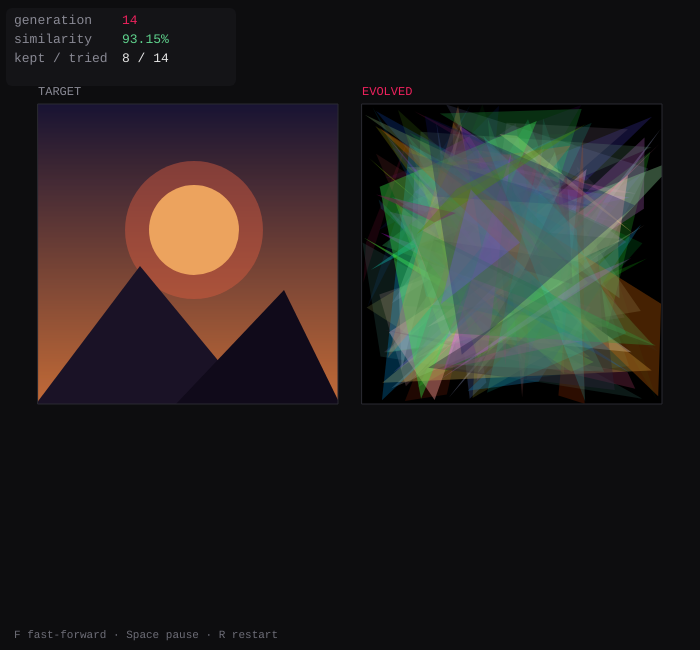
Frame 1 (no input)
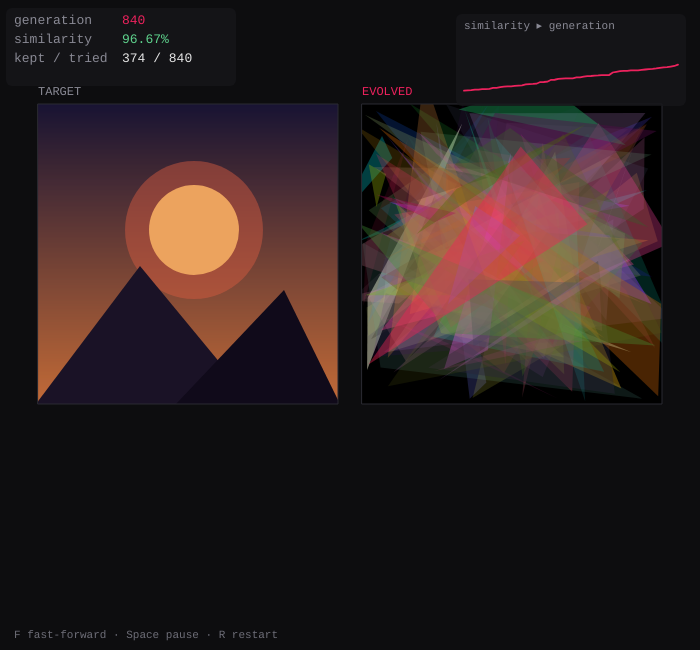
Frame 60 (no input)
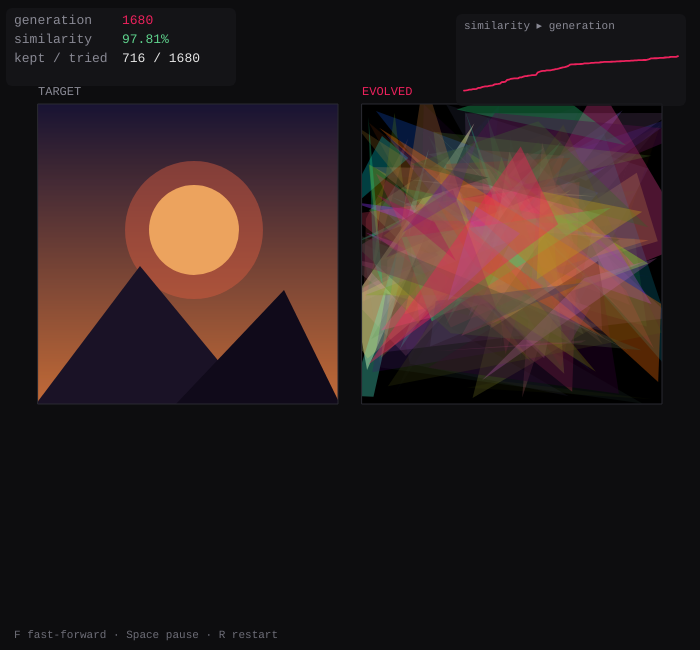
Frame 120 (the mouse pressed at the canvas centre since frame 60)

The p5.js sketch that drew these frames (run headless with seeded random() and noise() and a simulated clock; from frame 60 on, the mouse is pressed at the canvas centre):

// p5.js sketch
// ── sketch.js
/*
 * Image Evolution — evolving a picture out of translucent triangles.
 *
 * This is the classic "evolve the Mona Lisa" demo (Roger Alsing, 2008), here
 * approximating a built-in target image. It's a 1+1 evolution strategy — a
 * population of one. Each generation it copies the current best set of
 * triangles, randomly mutates ONE thing (a vertex, a colour, an opacity), and
 * renders it. If the new version is closer to the target it's kept; otherwise
 * it's thrown away. Keep only what helps, forever, and a recognizable image
 * slowly precipitates out of noise — learning by nothing but trial and error.
 *
 * Left: the target. Right: the best the evolver has found so far. The chart
 * tracks similarity climbing.
 *
 * Controls:  F = fast-forward   ·   Space = pause   ·   R = restart
 */

const N_TRIS = 110; // triangles in the genome
const CW = 100; // comparison resolution (small = fast pixel diff)
const CH = 100;
const DS = 300; // on-screen panel size
const TRIALS = 14; // mutation attempts per frame

let gScratch, gTarget, gBestDisp, gTargetDisp;
let targetPix;
let maxSse;

let best, bestSse;
let generation, accepted;
let history = [];
let stepsPerFrame = 1; // multiplies TRIALS
let paused = false;

let panelX1, panelX2, panelY;
const ACCENT = '#ed225d';

function setup() {
  const c = createCanvas(700, 650);
  c.parent(document.querySelector('main'));
  pixelDensity(1);

  gScratch = createGraphics(CW, CH);
  gTarget = createGraphics(CW, CH);
  gBestDisp = createGraphics(DS, DS);
  gTargetDisp = createGraphics(DS, DS);

  drawTarget(gTarget);
  drawTarget(gTargetDisp);
  gTarget.loadPixels();
  targetPix = gTarget.pixels;
  maxSse = CW * CH * 3 * 255 * 255;

  panelY = 104;
  panelX1 = (width - (DS * 2 + 24)) / 2;
  panelX2 = panelX1 + DS + 24;

  restart();
}

function restart() {
  best = [];
  for (let i = 0; i < N_TRIS; i++) best.push(randomTri());
  renderTo(gScratch, best);
  bestSse = fitness(gScratch);
  generation = 0;
  accepted = 0;
  history = [];
}

// The target image — a built-in sunset scene. Swap this function to evolve
// toward anything you can draw (or an image loaded into the buffer).
function drawTarget(g) {
  g.push();
  for (let y = 0; y < g.height; y++) {
    const t = y / g.height;
    const c = lerpColor(color(28, 22, 64), color(255, 138, 70), t);
    g.stroke(c);
    g.line(0, y, g.width, y);
  }
  g.noStroke();
  g.fill(255, 226, 120);
  g.circle(g.width * 0.52, g.height * 0.42, g.width * 0.3);
  g.fill(214, 92, 64, 120); // haze over the sun
  g.circle(g.width * 0.52, g.height * 0.42, g.width * 0.46);
  g.fill(26, 18, 38);
  g.triangle(-2, g.height, g.width * 0.34, g.height * 0.54, g.width * 0.72, g.height);
  g.fill(16, 10, 26);
  g.triangle(g.width * 0.46, g.height, g.width * 0.82, g.height * 0.62, g.width + 2, g.height);
  g.pop();
}

function randomTri() {
  return {
    x1: random(),
    y1: random(),
    x2: random(),
    y2: random(),
    x3: random(),
    y3: random(),
    r: random(255),
    g: random(255),
    b: random(255),
    a: random(20, 110),
  };
}

function mutate(src) {
  const genome = src.map((t) => ({ ...t }));
  const i = floor(random(genome.length));
  const t = genome[i];
  const roll = random();
  if (roll < 0.4) {
    // nudge one vertex
    const v = floor(random(3));
    const key = (random() < 0.5 ? 'x' : 'y') + (v + 1);
    t[key] = constrain(t[key] + randomGaussian() * 0.08, -0.1, 1.1);
  } else if (roll < 0.7) {
    // nudge one colour channel
    const ch = ['r', 'g', 'b'][floor(random(3))];
    t[ch] = constrain(t[ch] + randomGaussian() * 28, 0, 255);
  } else if (roll < 0.85) {
    // nudge opacity
    t.a = constrain(t.a + randomGaussian() * 18, 8, 150);
  } else {
    // replace the triangle entirely (lets it escape dead ends)
    genome[i] = randomTri();
  }
  return genome;
}

function renderTo(g, genome) {
  g.background(0);
  g.noStroke();
  for (const t of genome) {
    g.fill(t.r, t.g, t.b, t.a);
    g.triangle(
      t.x1 * g.width, t.y1 * g.height,
      t.x2 * g.width, t.y2 * g.height,
      t.x3 * g.width, t.y3 * g.height
    );
  }
}

function fitness(g) {
  g.loadPixels();
  const p = g.pixels;
  let sse = 0;
  for (let i = 0; i < p.length; i += 4) {
    const dr = p[i] - targetPix[i];
    const dg = p[i + 1] - targetPix[i + 1];
    const db = p[i + 2] - targetPix[i + 2];
    sse += dr * dr + dg * dg + db * db;
  }
  return sse;
}

function draw() {
  background(13, 13, 15);

  if (!paused) {
    const trials = TRIALS * stepsPerFrame;
    for (let k = 0; k < trials; k++) {
      const cand = mutate(best);
      renderTo(gScratch, cand);
      const sse = fitness(gScratch);
      generation++;
      if (sse < bestSse) {
        bestSse = sse;
        best = cand;
        accepted++;
      }
    }
    history.push(1 - bestSse / maxSse);
    if (history.length > 320) history.shift();
  }

  renderTo(gBestDisp, best);

  // panels
  image(gTargetDisp, panelX1, panelY, DS, DS);
  image(gBestDisp, panelX2, panelY, DS, DS);
  noFill();
  stroke(42, 42, 50);
  strokeWeight(1);
  rect(panelX1, panelY, DS, DS);
  rect(panelX2, panelY, DS, DS);

  drawLabels();
  drawHud();
  drawChart();
}

function drawLabels() {
  push();
  noStroke();
  textFont('monospace');
  textSize(12);
  fill(138, 138, 149);
  textAlign(LEFT, BOTTOM);
  text('TARGET', panelX1, panelY - 6);
  fill(ACCENT);
  text('EVOLVED', panelX2, panelY - 6);
  pop();
}

function drawHud() {
  const sim = (1 - bestSse / maxSse) * 100;
  push();
  textFont('monospace');
  textSize(13);
  const x = 14;
  let y = 24;
  const line = (label, val, col) => {
    noStroke();
    fill(138, 138, 149);
    text(label, x, y);
    fill(col || 230);
    text(val, x + 108, y);
    y += 19;
  };
  fill(22, 22, 26, 200);
  noStroke();
  rect(x - 8, 8, 230, 78, 6);
  line('generation', generation, ACCENT);
  line('similarity', sim.toFixed(2) + '%', '#5fd38d');
  line('kept / tried', accepted + ' / ' + generation);

  textSize(11);
  fill(110, 110, 120);
  text(
    (paused ? '[paused] ' : '') +
      'F fast-forward · Space pause · R restart' +
      (stepsPerFrame > 1 ? '   ▸▸ ×' + stepsPerFrame : ''),
    14,
    height - 12
  );
  pop();
}

function drawChart() {
  if (history.length < 2) return;
  const cw = 230;
  const ch = 92;
  const cx = width - cw - 14;
  const cy = 14;
  push();
  noStroke();
  fill(22, 22, 26, 200);
  rect(cx, cy, cw, ch, 6);
  fill(138, 138, 149);
  textFont('monospace');
  textSize(11);
  textAlign(LEFT, TOP);
  text('similarity ▸ generation', cx + 8, cy + 7);

  const px = cx + 8;
  const py = cy + 26;
  const pw = cw - 16;
  const ph = ch - 34;
  // zoom the y-range to where the curve actually lives so progress is visible
  let lo = 1;
  for (const v of history) lo = min(lo, v);
  lo = max(0, lo - 0.01);
  const hi = 1;
  const n = history.length;
  stroke(ACCENT);
  strokeWeight(1.8);
  noFill();
  beginShape();
  for (let i = 0; i < n; i++) {
    const vy = map(history[i], lo, hi, py + ph, py);
    vertex(px + (i / (n - 1)) * pw, constrain(vy, py, py + ph));
  }
  endShape();
  pop();
}

function keyPressed() {
  if (key === 'f' || key === 'F') {
    stepsPerFrame = stepsPerFrame > 1 ? 1 : 10;
  } else if (key === 'r' || key === 'R') {
    restart();
  } else if (key === ' ') {
    paused = !paused;
    return false;
  }
}
